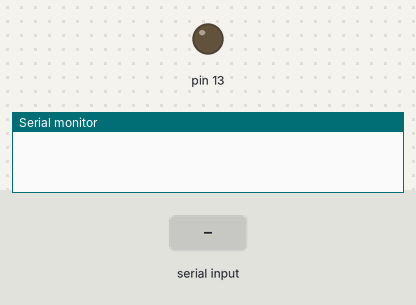
This sketch was run on a simulated Arduino Uno, built with avr-gcc and run on an emulated ATmega328P. On the bench: output pins drawn as LEDs (lit = HIGH), the last lines printed to the serial monitor. Dashed ring = blinking. Inputs (shaded band) come from the test bench.

Above: at 1.2 s.
1.3 s: "2" received over Serial
At 1.55 s:
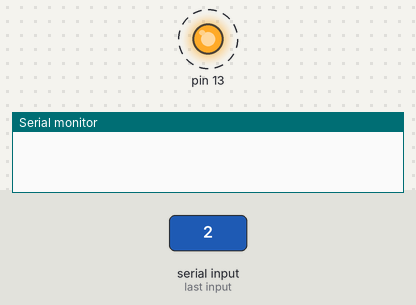
3.1 s: "1" received over Serial
At 3.5 s:
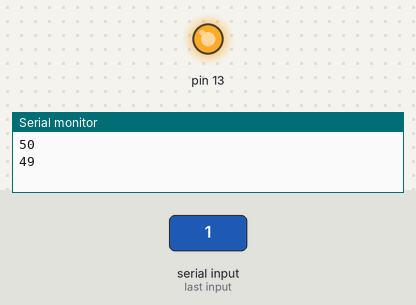
4.6 s: "3" received over Serial
At 5.8 s:
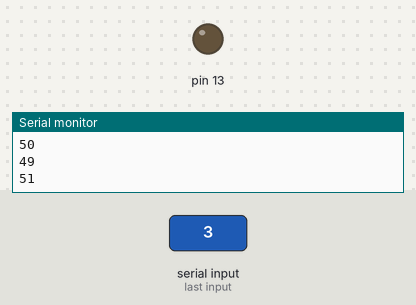
Timing chart, 0 to 7.6 s (numbered marks = the images above; inputs shaded):
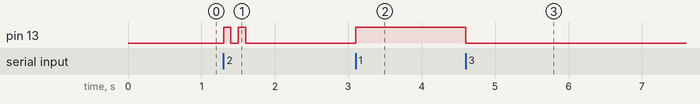

Measured:
- after the input at 1.3 s, pin 13: alternates HIGH for 0.10 s and LOW for 0.10 s, 4 changes in all, then stays LOW, starting at once
- after the input at 3.1 s, pin 13: LOW → HIGH at once
- after the input at 4.6 s, pin 13: HIGH → LOW at once

The sketch:

Serial.ino
```cpp
void setup() {
  // put your setup code here, to run once:
  Serial.begin(9600);
  pinMode(13, OUTPUT);
}

void loop() {
  // put your main code here, to run repeatedly:
  if(Serial.available()>0){// 수신된게 있을때만 다음 실행
    int data = Serial.read();
    if(data == 49){ //1이 입력되면, 1의 아스키 코드 49
      digitalWrite(13, HIGH);
      digitalWrite(12, HIGH);
      digitalWrite(11, HIGH);
    }
    else if(data == 50){
      digitalWrite(13, HIGH);
      delay(100);
      digitalWrite(13, LOW);
      delay(100);
      digitalWrite(13, HIGH);
      delay(100);
      digitalWrite(13, LOW);
      delay(100);
    }
    else if(data == 51){
      digitalWrite(13, LOW);
      digitalWrite(12, LOW);
      digitalWrite(11, LOW);
    }
    Serial.println(data);
  }
}
```
